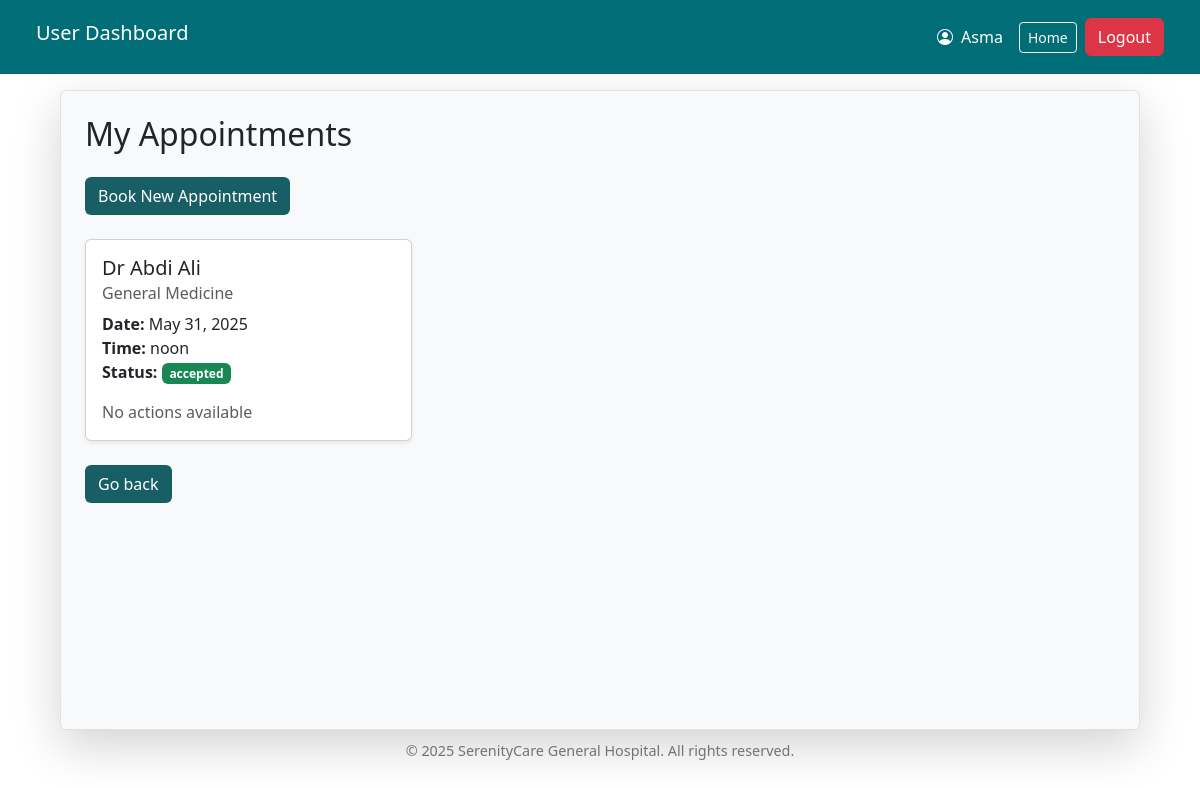
Screenshot of /myappointments/ (signed in) with the database file from the repository.
### appointmentsystem/models.py (models this page shows, shortened)
class CustomUser(AbstractUser):
    username = None  # disable default username
    full_name = models.CharField(max_length=255)
    email = models.EmailField(unique=True)  # use email as the unique login
    ROLE_CHOICES = (
        ('admin', 'Admin'),
        ('patient', 'Patient'),
    )
    role = models.CharField(max_length=10, choices=ROLE_CHOICES, default='patient')
    is_staff = models.BooleanField(default=False)
    is_superuser = models.BooleanField(default=False)
    USERNAME_FIELD = 'email'
    REQUIRED_FIELDS = ['full_name']  # required when using createsuperuser
    objects = CustomUserManager()

class OnlineAppointmentRequest(models.Model):
    STATUS_CHOICES = (
        ('pending', 'Pending'),
        ('accepted', 'Accepted'),
        ('rejected', 'Rejected'),
        ('cancelled', 'Cancelled'),
    )
    patient = models.ForeignKey(settings.AUTH_USER_MODEL, on_delete=models.CASCADE)
    full_name = models.CharField(max_length=250)
    email = models.EmailField()
    phone = models.CharField(max_length=20)
    department = models.ForeignKey('Department', on_delete=models.SET_NULL, null=True)
    doctor = models.ForeignKey(Doctor, on_delete=models.CASCADE)
    date = models.DateField()
    time = models.TimeField()
    description = models.TextField(blank=True, null=True)
    status = models.CharField(max_length=10, choices=STATUS_CHOICES, default='pending')
    submitted_at = models.DateTimeField(auto_now_add=True)

class Doctor(models.Model):
    full_name = models.CharField(max_length=250)
    email = models.EmailField()
    phone = models.CharField(max_length=15)
    department = models.ForeignKey(Department, on_delete=models.CASCADE)
    specialization = models.CharField(max_length=100)
    registration_date = models.DateTimeField(auto_now_add=True)

class Department(models.Model):
    name = models.CharField(max_length=100)
    description = models.TextField(blank=True)

### appointmentsystem/views.py (the view)
# urls.py: path('myappointments/', views.my_appointments, name='my_appointments'),
@login_required
def my_appointments(request):
    appointments = OnlineAppointmentRequest.objects.filter(patient=request.user).order_by('-submitted_at')
    context = {
        'appointments': appointments
    }
    return render(request, 'user/my_appointments.html', context)

### templates/user/my_appointments.html
{% extends "user/user_base.html" %}
{% block content %}
<h2 class="mb-4">My Appointments</h2>
<a href="{% url 'book_online_app' %}" class="btn text-white mb-4" style="background-color: #175f65;">Book New Appointment</a>
<div class="row">
  {% for appt in appointments %}
    <div class="col-md-6 col-lg-4 mb-4">
      <div class="card shadow-sm border-left-{{ appt.status|lower }}">
        <div class="card-body">
          <h5 class="card-title">{{ appt.doctor.full_name }}</h5>
          <h6 class="card-subtitle mb-2 text-muted">{{ appt.department.name }}</h6>
          <p class="card-text">
            <strong>Date:</strong> {{ appt.date }}<br>
            <strong>Time:</strong> {{ appt.time }}<br>
            <strong>Status:</strong>
            <span class="badge
              {% if appt.status == 'pending' %} bg-warning
              {% elif appt.status == 'accepted' %} bg-success
              {% elif appt.status == 'rejected' %} bg-danger
              {% elif appt.status == 'cancelled' %} bg-secondary
              {% endif %}">
              {{ appt.status }}
            </span>
          </p>
          {% if appt.status == 'pending' %}
            <a href="{% url 'update_my_appointment' appt.id %}" class="btn btn-sm btn-primary">Update</a>
            <a href="{% url 'delete_appointment' appt.id %}" class="btn btn-sm btn-danger">Cancel</a>
          {% elif appt.status in 'rejected cancelled' %}
            <a href="{% url 'delete_appointment' appt.id %}" class="btn btn-sm btn-danger">Delete</a>
          {% else %}
            <span class="text-muted">No actions available</span>
          {% endif %}
        </div>
      </div>
    </div>
  {% empty %}
    <div class="alert alert-info">You have no appointments yet.</div>
  {% endfor %}
</div>
<a href="{% url 'user_dashboard' %}" class="btn text-white" style="background-color: #175f65;">Go back</a>
{% endblock %}

### templates/user/user_base.html (shortened to what this page needs)
{% load static %}
<!DOCTYPE html>
<html lang="en">
<head>
    <link href="https://cdn.jsdelivr.net/npm/bootstrap@5.3.0/dist/css/bootstrap.min.css" rel="stylesheet">
    <link href="https://cdn.jsdelivr.net/npm/bootstrap-icons@1.10.5/font/bootstrap-icons.css" rel="stylesheet">
    <link rel="stylesheet" href="https://cdn.jsdelivr.net/npm/flatpickr/dist/flatpickr.min.css">
    <link rel="stylesheet" href="../../static/user/css/style.css">
</head>
<body>
    <nav class="navbar navbar-expand-lg top-bar px-4 py-3">
        <div class="container-fluid">
            <h4 class="navbar-brand text-white">User Dashboard</h4>
            <div class="d-flex align-items-center ms-auto">
                <span class="me-3"><i class="bi bi-person-circle me-1"></i> {{ request.user.full_name }}</span>
                <a href="{% url 'home' %}" class="btn btn-outline-light btn-sm me-2">Home</a>
                <form method="post" action="{% url 'logout' %}">
                    <button type="submit" class="btn btn-danger">Logout</button>
                </form>
            </div>
        </div>
    </nav>
    <div class="container mt-3 border rounded p-4 max-auto shadow-lg bg-light" style="width: 90vw; min-height: 80vh;">
        {% block content %}
        {% endblock %}
    </div>
    <footer>
        &copy; 2025 SerenityCare General Hospital. All rights reserved.
    </footer>
</body>
</html>

### static/user/css/style.css (style rules this page uses)
.top-bar { background-color: #006d77; color: white; }
footer { text-align: center; color: #6c757d; padding: 10px; font-size: 0.9rem; }

### rows the page displays
CustomUser: user.full_name "Asma"
OnlineAppointmentRequest: doctor.full_name "Dr Abdi Ali", department.name "General Medicine", date "May 31, 2025", time "noon", status "accepted", shows "No actions available"
